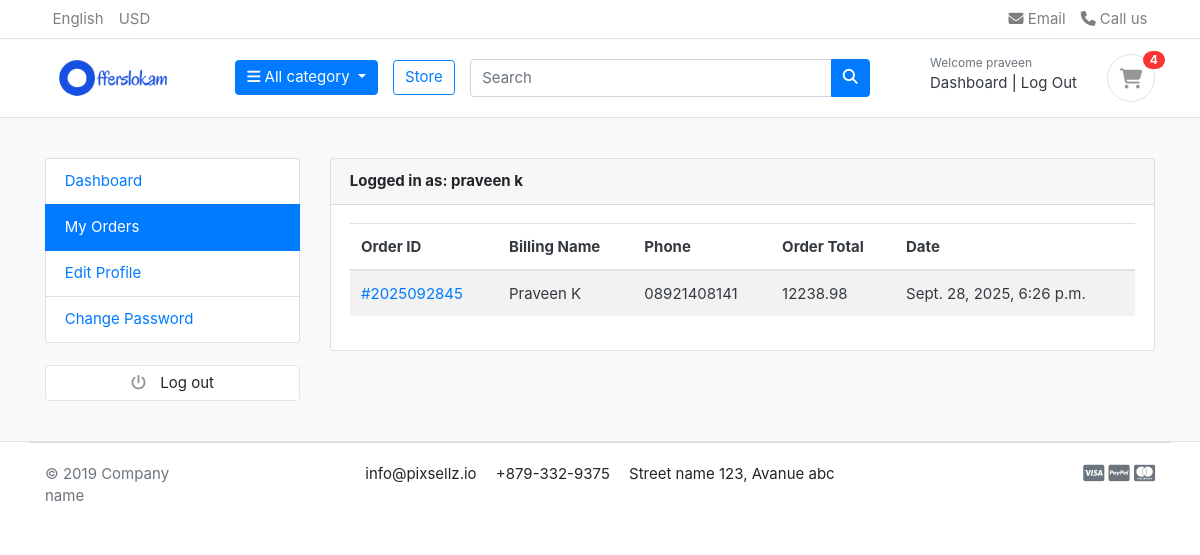
The page /account/my_orders (signed in) on the database as committed earlier.
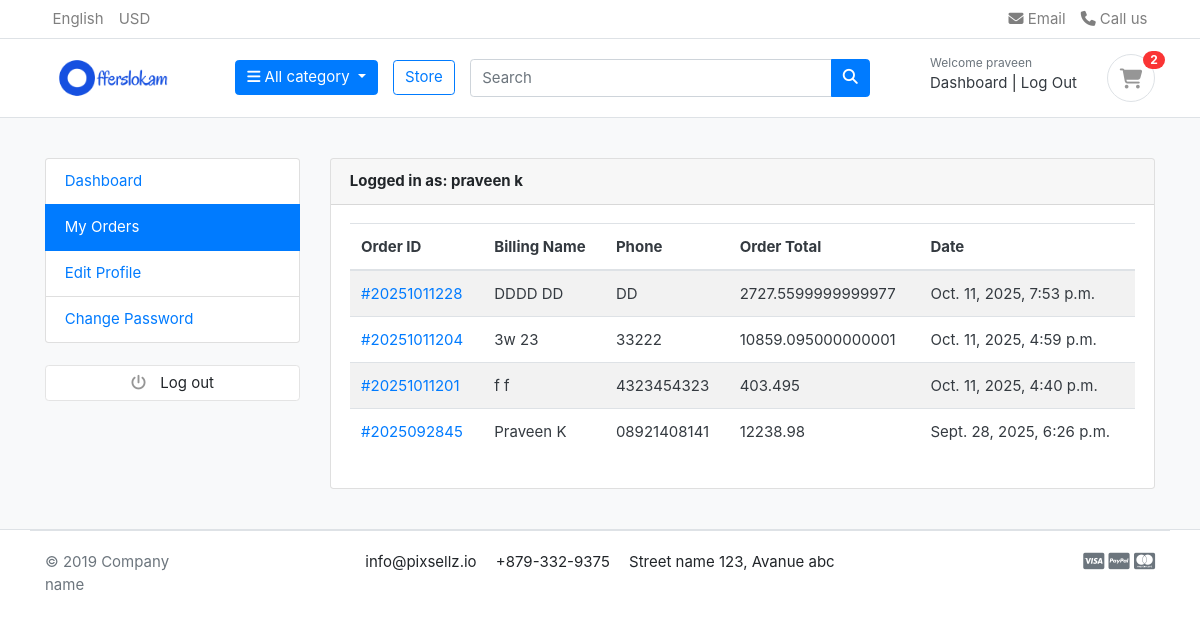
The same page on the database as committed later.
### AccountsApp/models.py (models this page shows, shortened)
class Account(AbstractBaseUser):
    first_name = models.CharField (max_length=50)
    last_name = models.CharField (max_length=50)
    email = models.EmailField(max_length=100,unique=True)
    phone_number = models.CharField(max_length=10)
    username = models.CharField(max_length=50)
    date_joined = models.DateTimeField(auto_now_add=True)
    last_login = models.DateTimeField(auto_now_add=True)
    is_admin = models.BooleanField(default=False)
    is_staff = models.BooleanField(default=False)
    is_active = models.BooleanField(default=False)
    is_superadmin = models.BooleanField(default=False)
    USERNAME_FIELD = 'email'
    REQUIRED_FIELDS =['username','first_name','last_name']
    objects = MyAccountManager()
    def full_name(self):
        return f'{self.first_name} {self.last_name}'

### orderApp/models.py (models this page shows, shortened)
class Order(models.Model):
    STATUS = (
        ('New','New'),
        ('Accepted','Accepted'),
        ('Completed','Completed'),
        ('Cancelled','Cancelled'),
    )
    user = models.ForeignKey(Account,on_delete=models.CASCADE)
    payment = models.ForeignKey(Payment,on_delete=models.SET_NULL,null=True,blank=True)
    discount = models.FloatField(default=0)
    order_number = models.CharField(max_length=100)
    first_name = models.CharField(max_length=100)
    last_name = models.CharField(max_length=100)
    phone_number = models.CharField(max_length=15)
    email = models.EmailField(max_length=50)
    address_line_1 = models.CharField(max_length=250)
    address_line_2 = models.CharField(max_length=250,blank=True)
    country = models.CharField(max_length=100)
    state = models.CharField(max_length=100)
    city = models.CharField(max_length=100)
    order_note = models.CharField(max_length=250,blank=True)
    order_total = models.FloatField()
    tax = models.FloatField()
    is_ordered = models.BooleanField(default=False)
    status = models.CharField(max_length=50,choices=STATUS,default='New')
    ip = models.CharField(blank=True,max_length=20)
    created_at = models.DateTimeField(auto_now_add=True)
    updated_at = models.DateTimeField(auto_now_add=True)
    def full_name(self):
        return f'{self.first_name} {self.last_name}'

### AccountsApp/views.py (the view)
# urls.py: path('my_orders',views.my_orders,name="my_orders"),
@login_required(login_url='login')
def my_orders(request):
    orders = Order.objects.filter(user=request.user,is_ordered=True).order_by('-created_at')
    context = {
        'orders':orders,
    }
    return render(request,'Account/my_order.html',context)

### CartApp/context_processors.py (called while the page is built)
def counter(request):
    cart_count = 0
    if 'admin' in request.path:
        return{}
    else:
        try:
            cart = Cart.objects.filter(cart_id=_cart_id(request))
            if request.user.is_authenticated:
                cart_items = CartItem.objects.all().filter(user=request.user)
            else:
                cart_items = CartItem.objects.all().filter(cart=cart[:1])
            for cart_item in cart_items:
                cart_count +=cart_item.quantity
        except Cart.DoesNotExist:
            cart_count = 0
    return dict(cart_count = cart_count)

### CartApp/views.py (called while the page is built)
def _cart_id(request):
    cart = request.session.session_key
    if not cart:
        cart = request.session.create()
    return cart

### CategoryApp/context_processors.py (called while the page is built)
def menu_link(request):
    links = Category.objects.all()
    return dict(links=links)

### CategoryApp/models.py (called while the page is built)
    def get_url(self):
        return reverse('product_by_category',args=[self.category_slug])

### Templates/Account/my_order.html (shortened to what this page needs)
{% extends "base.html" %}
{% load static %}
{% block content %}
<section class="section-conten padding-y bg">
<div class="container">
	<div class="row">
	<aside class="col-md-3">
		{% include "includes/dashboard_sidebar.html" %}
		<br>
		<a class="btn btn-light btn-block" href="#"> <i class="fa fa-power-off"></i> <span class="text">Log out</span> </a>
	</aside>
	<main class="col-md-9">
		<article class="card">
		<header class="card-header">
			<strong class="d-inline-block mr-3">Logged in as: {{user.full_name}}</strong>
		</header>
		<div class="card-body">
			<div class="row">
				<div class="container">
                    <table class="table table-striped">
                        <thead>
                        <tr>
                            <th>Order ID</th>
                            <th>Billing Name</th>
                            <th>Phone</th>
                            <th>Order Total</th>
                            <th>Date</th>
                        </tr>
                        </thead>
                        <tbody>
                            {% for order in orders %}
                        <tr>
                            <td><a href="{% url "order_details" order.order_number %}">#{{order.order_number}}</a></td>
                            <td>{{ order.full_name }}</td>
                            <td>{{ order.phone_number }}</td>
                            <td>{{ order.order_total }}</td>
                            <td>{{ order.updated_at }}</td>
                        </tr>
                        {% endfor %}
                        </tbody>
                    </table>
                    </div>
			</div>
		</div>
		</article>
	</main>
</div>
</div>
</section>
{% endblock %}

### Templates/base.html (shortened to what this page needs)
{% load static %}
<!DOCTYPE HTML>
<html lang="en">
<head>
<link href="{% static "css/bootstrap.css" %}" rel="stylesheet" type="text/css"/>
<link href="{% static "css/custom.css" %}" rel="stylesheet" type="text/css"/>
<link rel="stylesheet" href="https://cdn.jsdelivr.net/npm/bootstrap@4.0.0/dist/css/bootstrap.min.css"
>
<link href="{% static "fonts/fontawesome/css/all.min.css" %}" type="text/css" rel="stylesheet">
<link rel="stylesheet" href="https://cdn.jsdelivr.net/npm/@fortawesome/fontawesome-free@6.5.2/css/all.min.css">
<link href= '{% static "css/ui.css" %}' rel="stylesheet" type="text/css"/>
<link href="{% static "css/responsive.css" %}" rel="stylesheet" media="only screen and (max-width: 1200px)" />
</head>
<body>
{% include "includes/header.html" %}
{% block content %}
{% endblock %}
{% include "includes/footer.html" %}

### Templates/includes/header.html (shortened to what this page needs)
{% load static %}
<header class="section-header">
<nav class="navbar p-md-0 navbar-expand-sm navbar-light border-bottom">
<div class="container">
  <div class="collapse navbar-collapse" id="navbarTop4">
    <ul class="navbar-nav mr-auto">
    	<li class="nav-item dropdown">
		 	<a href="#" class="nav-link">   English </a>
		</li>
		<li class="nav-item dropdown">
			<a href="#" class="nav-link"> USD </a>
		</li>
    </ul>
    <ul class="navbar-nav">
		<li><a href="#" class="nav-link"> <i class="fa fa-envelope"></i> Email </a></li>
		<li><a href="#" class="nav-link"> <i class="fa fa-phone"></i> Call us </a></li>
	</ul>
  </div>
</div>
</nav>
<section class="header-main border-bottom">
	<div class="container">
<div class="row align-items-center">
	<div class="col-lg-2 col-md-3 col-6">
		<a href="{% url 'home' %}" class="brand-wrap">
			<img class="logo" src="{% static "./images/offerslokamLogo.png" %}">
		</a>
	</div>
	<div class="col-lg col-sm col-md col-6 flex-grow-0">
		<div class="category-wrap dropdown d-inline-block float-right">
			<button type="button" class="btn btn-primary dropdown-toggle" data-toggle="dropdown">
				<i class="fa fa-bars"></i> All category
			</button>
		</div>
	</div>
	<a href="{% url 'store' %}" class="btn btn-outline-primary">Store</a>
	<div class="col-lg  col-md-6 col-sm-12 col">
		<form action="{% url 'search' %}" class="search" method='GET'>
			<div class="input-group w-100">
			    <input type="text" class="form-control" style="width:60%;" placeholder="Search" name='keyword'>
			    <div class="input-group-append">
			      <button class="btn btn-primary" type="submit">
			        <i class="fa fa-search"></i>
			      </button>
			    </div>
		    </div>
		</form>
	</div>
	<div class="col-lg-3 col-sm-6 col-8 order-2 order-lg-3">
				<div class="d-flex justify-content-end mb-3 mb-lg-0">
					{% if user.id is None %}
					<div class="widget-header">
						<small class="title text-muted">Welcome guest!</small>
						<div>
							<a href="{% url 'login' %}">Sign in</a> <span class="dark-transp"> | </span>
							<a href="{% url 'register' %}"> Register</a>
						</div>
					</div>
					{% else %}
					<div class="widget-header">
						<small class="title text-muted">Welcome {{ user.first_name }}</small>
						<div>
							<a href="{% url "dashboard" %}">Dashboard</a> <span class="dark-transp">  | </span>
							<a href="{% url 'logout' %}"> Log Out</a>
						</div>
					</div>
					{% endif %}
					<a href="{%url 'cart'%}" class="widget-header pl-3 ml-3">
						<div class="icon icon-sm rounded-circle border"><i class="fa fa-shopping-cart"></i></div>
						<span class="badge badge-pill badge-danger notify">{{ cart_count }}</span>
					</a>
				</div>
			</div>
</div>
	</div>
</section>
</header>

### Templates/includes/dashboard_sidebar.html
		<ul class="list-group">
			<a class="list-group-item {% if request.resolver_match.url_name == 'dashboard' %}active{% endif %}" href="{% url 'dashboard' %}">Dashboard</a>
			<a class="list-group-item {% if request.resolver_match.url_name == 'my_orders' %}active{% endif %}" href="{% url 'my_orders' %}">My Orders</a>
			<a class="list-group-item {% if request.resolver_match.url_name == 'edit_profile' %}active{% endif %}" href="{% url 'edit_profile' %}">Edit Profile</a>
			<a class="list-group-item {% if request.resolver_match.url_name == 'change_password' %}active{% endif %}" href="{% url 'change_password' %}">Change Password</a>
		</ul>

### Templates/includes/footer.html (shortened to what this page needs)
<footer class="section-footer border-top">
	<div class="container">
		<section class="footer-bottom border-top row">
			<div class="col-md-2">
				<p class="text-muted"> &copy 2019 Company name </p>
			</div>
			<div class="col-md-8 text-md-center">
				<span  class="px-2">info@pixsellz.io</span>
				<span  class="px-2">+879-332-9375</span>
				<span  class="px-2">Street name 123, Avanue abc</span>
			</div>
			<div class="col-md-2 text-md-right text-muted">
			</div>
		</section>
	</div>
</footer>
</body>
</html>

### offersCart/static/css/ui.css (style rules this page uses)
html { font-family: "Inter", sans-serif; font-size: 15px; }
.icon-xs, .icon-sm, .icon-md, .icon-lg { display: inline-block; text-align: center; flex-shrink: 0; flex-grow: 0; }
.icon-sm { width: 48px; height: 48px; line-height: 48px !important; font-size: 20px; }
.padding-y { padding-top: 40px; padding-bottom: 40px; }
article:after, .form-group:after { display: block; clear: both; content: ""; }
.bg { background-color: #f8f9fa; }
p:last-child { margin-bottom: 0; }
.header-main { position: relative; padding-top: 1rem; padding-bottom: 1rem; }
.brand-wrap .logo, .navbar-brand .logo { margin-right: 7px; max-height: 42px; display: inline-block; }
.widget-header { display: inline-block; vertical-align: middle; position: relative; }
.widget-header a { color: #343a40; }
.widget-header i { color: #969696; }
.widget-header .title { display: block; }
.widget-header .notify { position: absolute; top: -3px; right: -10px; }
.footer-bottom { padding-top: 20px; padding-bottom: 20px; }
.btn-light { background-color: #fff; border-color: #e4e4e4; }
.btn-light i { color: #969696; }
.btn i + .text { margin-left: 10px; }
.notify { position: absolute; top: -4px; right: -10px; display: inline-block; padding: 0.25em 0.6em; font-size: 12px; line-height: 1; text-align: center; border-radius: 3rem; color: #fff; background-color: #fa3434; }

Rows that differ between the two databases and show on the page:
added Order: order_number "20251011228", full_name "DDDD DD", phone_number "DD", order_total "2727.5599999999977", updated_at "Oct. 11, 2025, 7:53 p.m."
added Order: order_number "20251011204", full_name "3w 23", phone_number "33222", order_total "10859.095000000001", updated_at "Oct. 11, 2025, 4:59 p.m."
added Order: order_number "20251011201", full_name "f f", phone_number "4323454323", order_total "403.495", updated_at "Oct. 11, 2025, 4:40 p.m."
Other text that changed with them:
{{ cart_count }}: "4" → "2"
